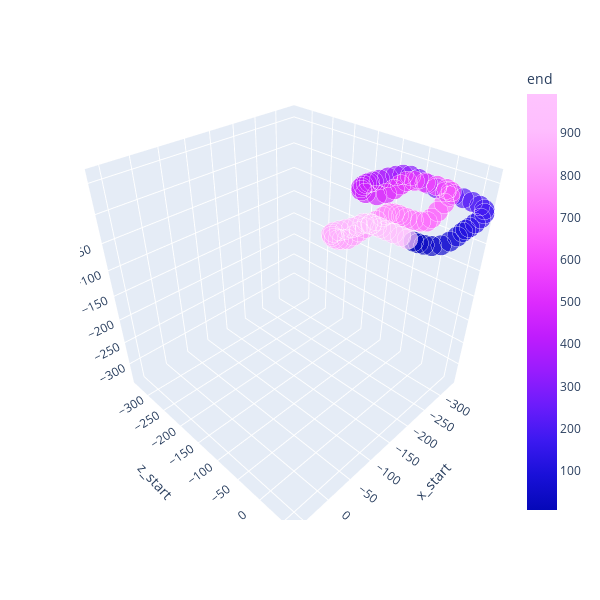

The notebook cell this image was saved under:
### Code cell
global_min = min(df_path.iloc[:,0:5].min())
global_max = max(df_path.iloc[:,0:5].max())

fig= px.scatter_3d(df_path, x="x_start", y="z_start", z="y_start", color= "end", 
                    color_continuous_scale=px.colors.sequential.Plotly3, height=600, width=600, size= px.Constant(0.5))
fig.update_scenes(
    xaxis=dict(range=[global_min, global_max]), 
    yaxis=dict(range=[global_min, global_max]), 
    zaxis=dict(range=[global_min, global_max])
)
